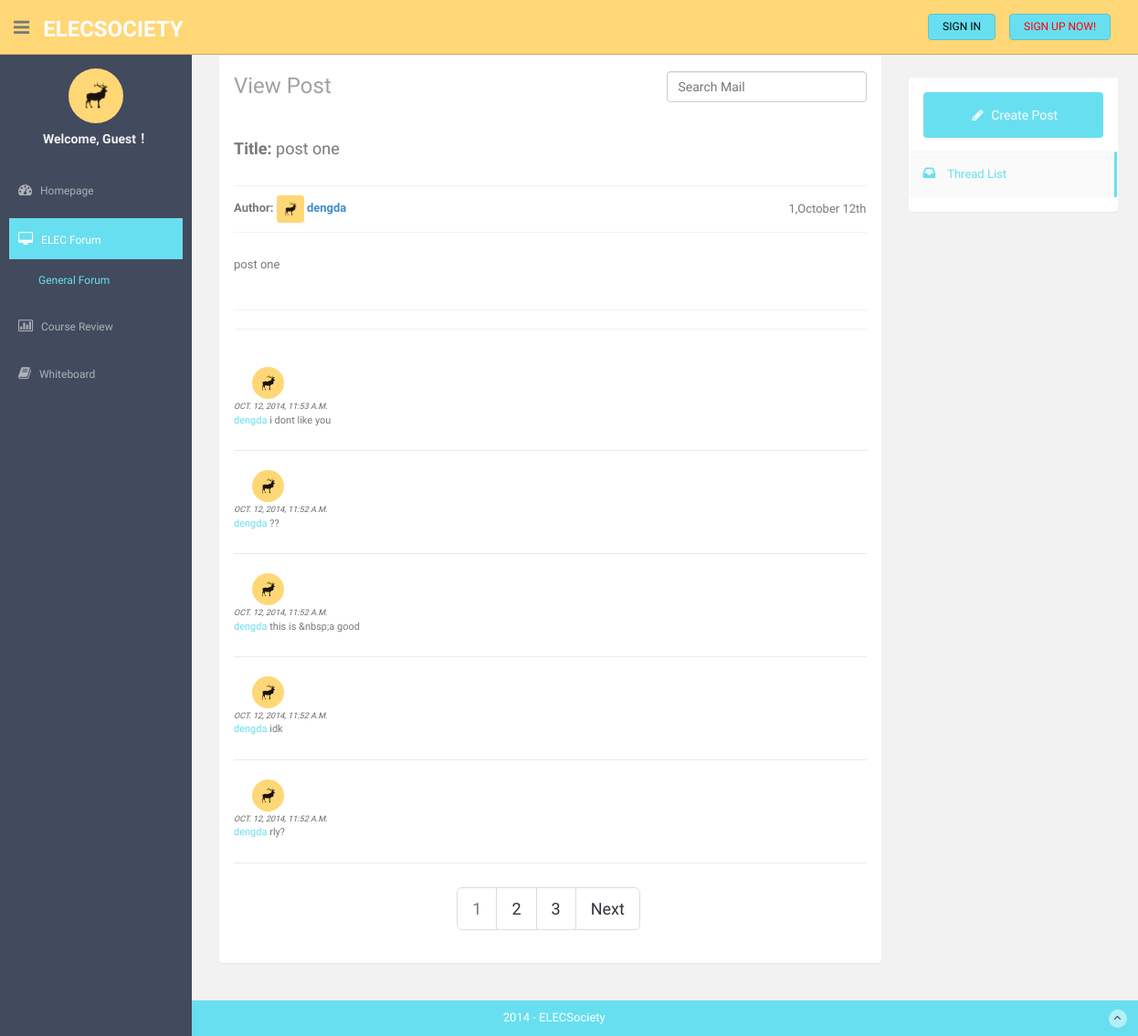
/general_thread_list/4/, run on the app's committed database.
### forumapp/models.py (models this page shows, shortened)
class Thread(models.Model):
    is_intrash = models.BooleanField(default=False) # true or false
    title = models.CharField(max_length=50)
    replies = models.IntegerField(default=0)
    views = models.IntegerField(default=0)
    author = models.ForeignKey(User)
    category = models.ManyToManyField(Category, blank=True)
    like = models.IntegerField(default = 0) # .. same as facebook "like" counter
    content = models.TextField()
    lastpost = models.DateTimeField(auto_now=True)
    update_time = models.DateTimeField(auto_now=True)
    publish_time = models.DateTimeField(auto_now_add=True)

class Comment(models.Model):
    like =  models.IntegerField(default = 0)
    content = models.TextField()
    create_time = models.DateTimeField(auto_now_add=True)
    from_user = models.ForeignKey(User, related_name='relationships')
    to_user = models.ForeignKey(User, related_name='related_to')
    to_thread = models.ForeignKey(Thread)
    def __unicode__(self):
        return self.content

### forumapp/views.py (the view)
# urls.py: url(r'^general_thread_list/view_myposts/(?P<thread_id>\d+)/$', views.detail, name='detail'),
def detail(request,thread_id):
    try:
        thread = Thread.objects.get(id=thread_id)
    except Thread.DoesNotExist:
        raise Http404
    after_range_num = 5
    bevor_range_num = 4
    try:
        page = int(request.GET.get("page",1))
        print('page----->',page)
        if page < 1:
            page = 1
    except ValueError:
        page = 1
    info = Comment.objects.filter(to_thread=thread_id).order_by('-create_time').all()
    paginator = Paginator(info,5)
    try:
        articleList = paginator.page(page)
    except(EmptyPage,InvalidPage,PageNotAnInteger):
        articleList = paginator.page(1)
    print('articleList---->',articleList.object_list)
    if page >= after_range_num:
        page_range = paginator.page_range[page-after_range_num:page+bevor_range_num]
    else:
        page_range = paginator.page_range[0:int(page)+bevor_range_num]
    if  thread.is_intrash == False:
        reply_post(request,thread)
        move_to_trash(request,thread)
    return render_to_response("view_post.html",locals(),context_instance=RequestContext(request))

### forumapp/views.py (called while the page is built, shortened)
def move_to_trash(request,thread):
    if request.method == 'POST':
        print "sss"
        print request.POST
        print "not"
        if request.POST.has_key('delete'):
            thread.is_intrash=True
            thread.save()
            return HttpResponseRedirect('/general_thread_list/trashbin/')

def  reply_post(request,thread):
    errors= []
    content=None
    a="11"
    return render_to_response('view_post.html', {'errors': errors},context_instance=RequestContext(request))

### forumapp/templates/view_post.html (shortened to what this page needs)
{% extends "forum_base.html" %}
 {% block sidebar %}
                  <li class="mt">
                      <a id="nav_homepage"  href="/">
                          <i class="fa fa-dashboard"></i>
                          <span>Homepage</span>
                      </a>
                  </li>
                  <li class="sub-menu">
                      <a href="javascript:;" class="active">
                          <i class="fa fa-desktop"></i>
                          <span>ELEC Forum</span>
                      </a>
                      <ul class="sub">
                          <li class="active"><a  href="/general_thread_list">General Forum</a></li>
                      </ul>
                  </li>
                  <li class="sub-menu">
                      <a href="javascript:;" >
                          <i class="fa fa-bar-chart-o"></i>
                          <span>Course Review</span>
                      </a>
                  </li>
                  <li class="sub-menu">
                      <a href="/whiteboard/" >
                          <i class="fa fa-book"></i>
                          <span>Whiteboard</span>
                      </a>
                  </li>
   {% endblock %}
{% block threadlist %}
    <ul class="nav nav-pills nav-stacked mail-nav">
                            <li class="active"><a href="/general_thread_list"> <i class="fa fa-inbox"></i> Thread List  </a></li>
{% endblock %}
  {% block content %}
            <div class="col-sm-9">
                <section class="panel">
                    <header class="panel-heading wht-bg">
                       <h4 class="gen-case"> View Post
                           <form action="#" class="pull-right mail-src-position">
                            <div class="input-append">
                                <input type="text" class="form-control " placeholder="Search Mail">
                            </div>
                        </form>
                       </h4>
                    </header>
                    <div class="panel-body ">
                        <div class="mail-header row">
                            <div class="col-md-8">
                                <h4 class="pull-left"> <strong>Title:</strong> {{ thread.title}}  </h4>
                            </div>
                            <div class="col-md-4">
                            </div>
                        </div>
                        <div class="mail-sender">
                            <div class="row">
                                <div class="col-md-8">
                                    <strong>Author:</strong>
                                    {% load static from staticfiles %}
                                    <img src="{% static "assets/data/ui-sam.jpg" %}" alt="">
                                    <strong><a href="/profile/{{thread.author.id}}">{{ thread.author.username}}</a></strong>
                                </div>
                                <div class="col-md-4">
                                    <p class="date"> {{ thread.publish_time | date:"1,F jS"}}</p>
                                </div>
                            </div>
                        </div>
                        <div class="view-mail">
                        {% autoescape off %}
                               {{thread.content}}
                          {% endautoescape %}
                        </div>
                   <div class="col-lg-13 ds">
    <div class="attachment-mail"></div>
   {% if info %}
       {% for comment in articleList.object_list %}
                      <div class="desc">
                        <div class="thumb">
                         <img class="img-circle" src="{% static "assets/data/ui-sam.jpg" %}" alt="" width="35px" height="35px" align="">
                        </div>
                        <div class="details" style="width:980px;">
                          <p><muted>{{ comment.create_time }}</muted><br/>
                     <a href="/profile/{{comment.from_user.id}}">{{ comment.from_user }}</a> {{ comment.content }}<br/>
                          </p>
                        </div>
                      </div>
                      {% endfor %}
                   {% endif %}
                    </div>
                              <div style="text-align: center;">
                                <ul class="pagination pagination-lg">
                                {% for p in page_range %}
                                    {% ifequal p articleList.number %}
                                     <li class="disabled"><a href="#">{{p}}</a></li>
                                    {% else %}
                                        <li><a href="?page={{p}}" title="Page:{{p}}">{{p}}</a></li>
                                    {% endifequal %}
                                {% endfor %}
                            {% if articleList.has_next %}
                                <li><a href="?page={{ articleList.next_page_number }}" title="Next">Next</a></li>
                            {% endif %}
                            </ul>
                        </div>
                    </div>
                </section>
            </div>
  {% endblock %}

### forumapp/templates/forum_base.html (shortened to what this page needs)
{% load staticfiles %}
<!DOCTYPE html>
<html lang="en">
  <head>
    <link href="{% static "assets/css/bootstrap.css" %}" rel="stylesheet">
    <link href="{% static "assets/font-awesome/css/font-awesome.css" %}" rel="stylesheet" />
        <link href="{% static "assets/font-awesome/css/font-awesome.css" %}" rel="stylesheet" />
    <link href="{% static "assets/js/bootstrap-wysihtml5/bootstrap-wysihtml5.css" %}" rel="stylesheet" />
    <link href="{% static "assets/css/style.css" %}" rel="stylesheet">
    <link href="{% static "assets/css/style-responsive.css" %}" rel="stylesheet">
  </head>
  <body>
  <section id="container" >
      <header class="header black-bg">
              <div class="sidebar-toggle-box">
                  <div class="fa fa-bars tooltips" data-placement="right" data-original-title="Toggle Navigation"></div>
              </div>
            <a href="/index/" class="logo"><b>ELECSociety</b></a>
                {% if user.is_authenticated %}
            <div class="top-menu">
              <ul class="nav pull-right top-menu">
                   <li> <a class="logout" href="/logout/">Logout</a></li>
              </ul>
            </div>
               {% else %}
                      <div class="top-menu">
              <ul class="nav pull-right top-menu">
                    <li><a class="logout" href="/login/" style="color:black; ">SIGN IN</a></li>
                    <li><a class="logout" href="/register/" style="color:red; ">SIGN UP NOW!</a></li>
              </ul>
            </div>
    {% endif %}
        </header>
     <aside>
          <div id="sidebar"  class="nav-collapse ">
              <ul class="sidebar-menu" id="nav-accordion">
                  {% if user.is_authenticated %}
                  <p class="centered"><a href="/profile/{{ user.id}}"><img src="{% static "assets/img/ui-sam.jpg" %}" class="img-circle" width="60"></a></p>
                  <h5 class="centered">
        <p><a href="/profile/{{ user.id}}">{{ user.username }}</a></p>
    {% else %}
       <p class="centered"><img src="{% static "assets/img/ui-sam.jpg" %}" class="img-circle" width="60"></p>
                  <h5 class="centered">
        <p>Welcome, Guest！</p>
    {% endif %}
                 </h5>
                   {% block sidebar %}
                   {%endblock%}
            </ul>
          </div>
      </aside>
      <section id="main-content">
          <section class="wrapper site-min-height">
          {% block content %}
        {% endblock %}
      <div class="row mt">
            <div class="col-sm-3">
                <section class="panel">
                    <div class="panel-body">
                             {% if user.is_authenticated %}
                            <a href="/create_post/"  class="btn btn-compose">
                            <i class="fa fa-pencil"></i>  Create Post
                            </a>
                           {% else %}
             <a class="btn btn-compose" data-toggle="modal" data-target="#myModal">
                            <i class="fa fa-pencil"></i>  Create Post
                            </a>
                           {% endif %}
                           {% block threadlist %}
                           {% endblock %}
                    </div>
                </section>
            </div>
		</section><! --/wrapper -->
      </section>
      <footer class="site-footer">
          <div class="text-center">
              2014 - ELECSociety
              <a href="#" class="go-top">
                  <i class="fa fa-angle-up"></i>
              </a>
          </div>
      </footer>
  </section>
  </body>
</html>

### data on the page
Thread: title "post one", author.username "dengda", publish_time "1,October 12th", content "post one"
Comment: create_time "OCT. 12, 2014, 11:53 A.M.", from_user "dengda", content "i dont like you"
Comment: create_time "OCT. 12, 2014, 11:52 A.M.", from_user "dengda", content "??"
Comment: create_time "OCT. 12, 2014, 11:52 A.M.", from_user "dengda", content "this is &nbsp;a good"
Comment: create_time "OCT. 12, 2014, 11:52 A.M.", from_user "dengda", content "idk"
Comment: create_time "OCT. 12, 2014, 11:52 A.M.", from_user "dengda", content "rly?"

### other printed values
{{ p }} "1"
{{ p }} "2" "3"
